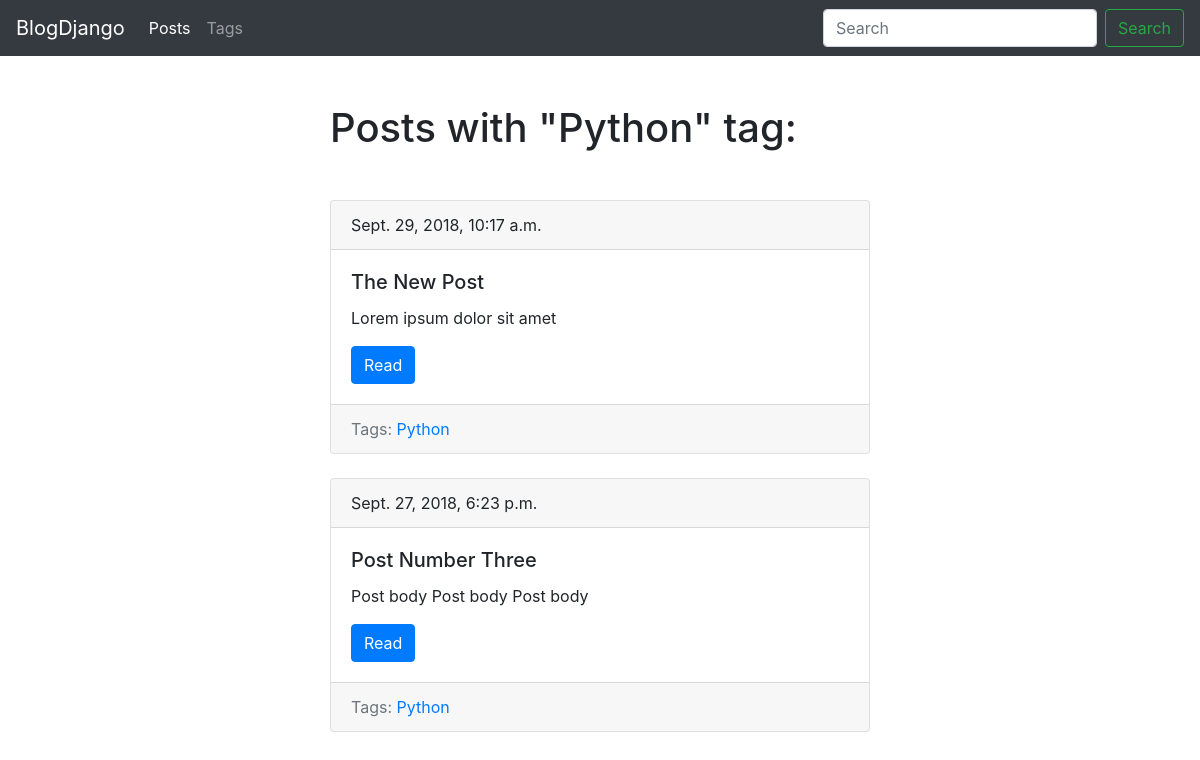
Screenshot of /blog/tag/python/ with the database file from the repository.
### blog/models.py (models this page shows, shortened)
class Tag(models.Model):
    title = models.CharField(max_length=50)
    slug = models.SlugField(max_length=50, unique=True)
    class Meta:
        ordering = ['title']
    def get_absolute_url(self):
        return reverse('tag_detail_url', kwargs={'slug': self.slug})

class Post(models.Model):
    title = models.CharField(max_length=150, db_index=True)
    slug = models.SlugField(max_length=150, blank=True, unique=True)
    body = models.TextField(blank=True, db_index=True)
    tags = models.ManyToManyField('Tag', blank=True, related_name='posts')
    date_pub = models.DateTimeField(auto_now_add=True)
    class Meta:
        ordering = ['-date_pub']
    def get_absolute_url(self):
        return reverse('post_detail_url', kwargs={'slug': self.slug})

### blog/views.py (the view)
# urls.py: path('tag/<str:slug>/', TagDetail.as_view(), name='tag_detail_url'),
class TagDetail(ObjectDetailMixin, View):
    model = Tag
    template = 'blog/tag_detail.html'

### blog/utils.py (called while the page is built)
    def get(self, request, slug):
        obj = get_object_or_404(self.model, slug__iexact=slug)
        return render(
                request,
                self.template,
                context={
                        self.model.__name__.lower(): obj,
                        'admin_object': obj,
                        'detail': True
                    }
            )

### blog/templates/blog/tag_detail.html (shortened to what this page needs)
{% extends 'blog/blog-base.html' %}
{% block content %}
    <h1 class="mb-5">Posts with "{{ tag.title|title }}" tag:</h1>
    {% for post in tag.posts.all %}
        {% include 'blog/includes/post_card.html' %}
    {% endfor %}
{% endblock %}

### blog/templates/blog/includes/post_card.html
<div class="card mb-4">
<div class="card-header">
    {{ post.date_pub }}
</div>
<div class="card-body">
    <h5 class="card-title">{{ post.title }}</h5>
    <p class="card-text">{{ post.body|truncatewords:15 }}</p>
    <a href="{{ post.get_absolute_url }}" class="btn btn-primary">Read</a>
</div>
<div class="card-footer text-muted">
    Tags:
    {% for tag in post.tags.all %}
        <a href="{{ tag.get_absolute_url }}">{{ tag.title }}</a>
    {% endfor %}
</div>
</div>

### rows the page displays
Tag: title "Python"
Post: date_pub "Sept. 29, 2018, 10:17 a.m.", title "The New Post", body "Lorem ipsum dolor sit amet"
Post: date_pub "Sept. 27, 2018, 6:23 p.m.", title "Post Number Three", body "Post body Post body Post body"
